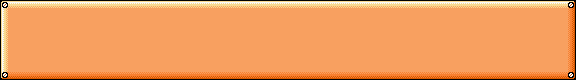

The image is a tile-based game level rendered from a .tmx file. Its description and complete source (layers, tilesets, objects, tile grids) follow:
An orthogonal 36x5 tile map with 16x16 px tiles, 1 tile layer (圖塊層 1), 3 tilesets.

<map version="1.2" tiledversion="1.3.4" orientation="orthogonal" renderorder="right-down" width="36" height="5" tilewidth="16" tileheight="16" infinite="0" nextlayerid="2" nextobjectid="1">
 <tileset firstgid="1" name="tileset" tilewidth="16" tileheight="16" tilecount="1204" columns="43">
  <image source="../AS2_source/effects_UI_tiles/tileset.png" trans="ff00ff" width="688" height="450" />
 </tileset>
 <tileset firstgid="1205" name="tiles" tilewidth="16" tileheight="16" tilecount="1455" columns="97">
  <image source="../AS2_source/effects_UI_tiles/tiles.png" trans="ff00ff" width="1564" height="251" />
 </tileset>
 <tileset firstgid="2660" name="items" tilewidth="16" tileheight="16" tilecount="104" columns="4">
  <image source="../AS2_source/effects_UI_tiles/items.png" trans="ff00ff" width="64" height="418" />
 </tileset>
 <layer id="1" name="圖塊層 1" width="36" height="5">
  <data encoding="csv">
17,18,18,18,18,18,18,18,18,18,18,18,18,18,18,18,18,18,18,18,18,18,18,18,18,18,18,18,18,18,18,18,18,18,18,19,
60,1054,1054,1054,1054,1054,1054,1054,1054,1054,1054,1054,1054,1054,1054,1054,1054,1054,1054,1054,1054,1054,1054,1054,1054,1054,1054,1054,1054,1054,1054,1054,1054,1054,1054,62,
60,1054,1054,1054,1054,1054,1054,1054,1054,1054,1054,1054,1054,1054,1054,1054,1054,1054,1054,1054,1054,1054,1054,1054,1054,1054,1054,1054,1054,1054,1054,1054,1054,1054,1054,62,
60,1054,1054,1054,1054,1054,1054,1054,1054,1054,1054,1054,1054,1054,1054,1054,1054,1054,1054,1054,1054,1054,1054,1054,1054,1054,1054,1054,1054,1054,1054,1054,1054,1054,1054,62,
103,104,104,104,104,104,104,104,104,104,104,104,104,104,104,104,104,104,104,104,104,104,104,104,104,104,104,104,104,104,104,104,104,104,104,105
</data>
 </layer>
</map>
